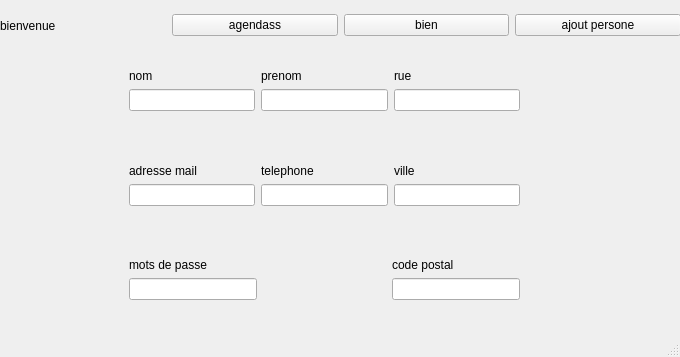
<?xml version="1.0" encoding="UTF-8"?>
<ui version="4.0">
 <class>MainWindow</class>
 <widget class="QMainWindow" name="MainWindow">
  <property name="geometry">
   <rect>
    <x>0</x>
    <y>0</y>
    <width>680</width>
    <height>357</height>
   </rect>
  </property>
  <property name="windowTitle">
   <string>MainWindow</string>
  </property>
  <widget class="QWidget" name="centralwidget">
   <widget class="QStackedWidget" name="stackedWidget">
    <property name="geometry">
     <rect>
      <x>-1</x>
      <y>49</y>
      <width>681</width>
      <height>271</height>
     </rect>
    </property>
    <property name="currentIndex">
     <number>2</number>
    </property>
    <widget class="QWidget" name="page">
     <widget class="QWidget" name="verticalLayoutWidget_2">
      <property name="geometry">
       <rect>
        <x>10</x>
        <y>10</y>
        <width>231</width>
        <height>251</height>
       </rect>
      </property>
      <layout class="QVBoxLayout" name="verticalLayout_3">
       <item>
        <widget class="QCalendarWidget" name="calendar"/>
       </item>
       <item>
        <widget class="QComboBox" name="menu_deroulant_salarier"/>
       </item>
       <item>
        <widget class="QScrollArea" name="scrollArea">
         <property name="widgetResizable">
          <bool>true</bool>
         </property>
         <widget class="QWidget" name="scrollAreaWidgetContents">
          <property name="geometry">
           <rect>
            <x>0</x>
            <y>0</y>
            <width>227</width>
            <height>76</height>
           </rect>
          </property>
          <widget class="QGroupBox" name="tache_box">
           <property name="geometry">
            <rect>
             <x>0</x>
             <y>0</y>
             <width>251</width>
             <height>71</height>
            </rect>
           </property>
           <property name="title">
            <string>event</string>
           </property>
           <widget class="QLabel" name="label">
            <property name="geometry">
             <rect>
              <x>0</x>
              <y>10</y>
              <width>35</width>
              <height>10</height>
             </rect>
            </property>
            <property name="text">
             <string>titre</string>
            </property>
           </widget>
           <widget class="QLabel" name="label_date_event">
            <property name="geometry">
             <rect>
              <x>0</x>
              <y>20</y>
              <width>35</width>
              <height>10</height>
             </rect>
            </property>
            <property name="text">
             <string>date</string>
            </property>
           </widget>
           <widget class="QLabel" name="label_heure_event">
            <property name="geometry">
             <rect>
              <x>30</x>
              <y>20</y>
              <width>35</width>
              <height>10</height>
             </rect>
            </property>
            <property name="text">
             <string>heure</string>
            </property>
           </widget>
           <widget class="QLabel" name="label_lieu_event">
            <property name="geometry">
             <rect>
              <x>0</x>
              <y>30</y>
              <width>35</width>
              <height>10</height>
             </rect>
            </property>
            <property name="text">
             <string>lieu</string>
            </property>
           </widget>
           <widget class="QLabel" name="label_description_event">
            <property name="geometry">
             <rect>
              <x>0</x>
              <y>40</y>
              <width>51</width>
              <height>16</height>
             </rect>
            </property>
            <property name="text">
             <string>description</string>
            </property>
           </widget>
          </widget>
         </widget>
        </widget>
       </item>
      </layout>
     </widget>
     <widget class="QWidget" name="verticalLayoutWidget">
      <property name="geometry">
       <rect>
        <x>370</x>
        <y>10</y>
        <width>231</width>
        <height>261</height>
       </rect>
      </property>
      <layout class="QVBoxLayout" name="verticalLayout_2">
       <item>
        <widget class="QLabel" name="image_label_2">
         <property name="text">
          <string>image</string>
         </property>
        </widget>
       </item>
       <item>
        <widget class="QLabel" name="graph_label_2">
         <property name="text">
          <string>graphique</string>
         </property>
        </widget>
       </item>
      </layout>
     </widget>
    </widget>
    <widget class="QWidget" name="page_2">
     <widget class="QWidget" name="verticalLayoutWidget_4">
      <property name="geometry">
       <rect>
        <x>30</x>
        <y>10</y>
        <width>211</width>
        <height>261</height>
       </rect>
      </property>
      <layout class="QVBoxLayout" name="verticalLayout_4">
       <item>
        <widget class="QPushButton" name="btn_add_event">
         <property name="text">
          <string>ajouter evenemnt</string>
         </property>
        </widget>
       </item>
       <item>
        <widget class="QComboBox" name="menu_deroulant_salarier_2"/>
       </item>
       <item>
        <widget class="QCalendarWidget" name="calendar_2"/>
       </item>
       <item>
        <widget class="QScrollArea" name="scrollArea_2">
         <property name="widgetResizable">
          <bool>true</bool>
         </property>
         <widget class="QWidget" name="scrollAreaWidgetContents_2">
          <property name="geometry">
           <rect>
            <x>0</x>
            <y>0</y>
            <width>207</width>
            <height>65</height>
           </rect>
          </property>
          <widget class="QGroupBox" name="tache_box_2">
           <property name="geometry">
            <rect>
             <x>0</x>
             <y>0</y>
             <width>251</width>
             <height>71</height>
            </rect>
           </property>
           <property name="title">
            <string>event</string>
           </property>
           <widget class="QLabel" name="label_2">
            <property name="geometry">
             <rect>
              <x>0</x>
              <y>10</y>
              <width>35</width>
              <height>10</height>
             </rect>
            </property>
            <property name="text">
             <string>titre</string>
            </property>
           </widget>
           <widget class="QLabel" name="label_date_event_2">
            <property name="geometry">
             <rect>
              <x>0</x>
              <y>20</y>
              <width>35</width>
              <height>10</height>
             </rect>
            </property>
            <property name="text">
             <string>date</string>
            </property>
           </widget>
           <widget class="QLabel" name="label_heure_event_2">
            <property name="geometry">
             <rect>
              <x>30</x>
              <y>20</y>
              <width>35</width>
              <height>10</height>
             </rect>
            </property>
            <property name="text">
             <string>heure</string>
            </property>
           </widget>
           <widget class="QLabel" name="label_lieu_event_2">
            <property name="geometry">
             <rect>
              <x>0</x>
              <y>30</y>
              <width>35</width>
              <height>10</height>
             </rect>
            </property>
            <property name="text">
             <string>lieu</string>
            </property>
           </widget>
           <widget class="QLabel" name="label_description_event_2">
            <property name="geometry">
             <rect>
              <x>0</x>
              <y>40</y>
              <width>51</width>
              <height>16</height>
             </rect>
            </property>
            <property name="text">
             <string>description</string>
            </property>
           </widget>
          </widget>
         </widget>
        </widget>
       </item>
      </layout>
     </widget>
     <widget class="QTabWidget" name="tabWidget">
      <property name="geometry">
       <rect>
        <x>360</x>
        <y>10</y>
        <width>271</width>
        <height>251</height>
       </rect>
      </property>
      <property name="currentIndex">
       <number>2</number>
      </property>
      <widget class="QWidget" name="tab">
       <attribute name="title">
        <string>Tab 1</string>
       </attribute>
      </widget>
      <widget class="QWidget" name="tab_2">
       <attribute name="title">
        <string>Tab 2</string>
       </attribute>
       <widget class="QWidget" name="verticalLayoutWidget_5">
        <property name="geometry">
         <rect>
          <x>0</x>
          <y>0</y>
          <width>261</width>
          <height>311</height>
         </rect>
        </property>
        <layout class="QVBoxLayout" name="verticalLayout_5">
         <item>
          <layout class="QHBoxLayout" name="horizontalLayout_3">
           <item>
            <widget class="QLabel" name="label_date_ajout">
             <property name="text">
              <string>date</string>
             </property>
            </widget>
           </item>
           <item>
            <widget class="QLabel" name="label_heure_ajout">
             <property name="text">
              <string>heure</string>
             </property>
            </widget>
           </item>
          </layout>
         </item>
         <item>
          <layout class="QHBoxLayout" name="horizontalLayout">
           <item>
            <widget class="QDateEdit" name="dateEdit_add_event"/>
           </item>
           <item>
            <widget class="QTimeEdit" name="timeEdit_add_event"/>
           </item>
          </layout>
         </item>
         <item>
          <spacer name="verticalSpacer_2">
           <property name="orientation">
            <enum>Qt::Vertical</enum>
           </property>
           <property name="sizeHint" stdset="0">
            <size>
             <width>20</width>
             <height>40</height>
            </size>
           </property>
          </spacer>
         </item>
         <item>
          <layout class="QVBoxLayout" name="verticalLayout_7">
           <item>
            <layout class="QVBoxLayout" name="verticalLayout_6">
             <item>
              <widget class="QLabel" name="label_5">
               <property name="text">
                <string>numero de la rue</string>
               </property>
              </widget>
             </item>
             <item>
              <widget class="QLineEdit" name="lineEdit_add_event_num_rue"/>
             </item>
            </layout>
           </item>
           <item>
            <layout class="QVBoxLayout" name="verticalLayout_9">
             <item>
              <widget class="QLabel" name="label_7">
               <property name="text">
                <string>code postal</string>
               </property>
              </widget>
             </item>
             <item>
              <widget class="QLineEdit" name="lineEdit_add_event_code_post"/>
             </item>
            </layout>
           </item>
           <item>
            <layout class="QVBoxLayout" name="verticalLayout_8">
             <item>
              <widget class="QLabel" name="label_6">
               <property name="text">
                <string>ville</string>
               </property>
              </widget>
             </item>
             <item>
              <widget class="QLineEdit" name="lineEdit_add_event_ville"/>
             </item>
            </layout>
           </item>
          </layout>
         </item>
         <item>
          <spacer name="verticalSpacer">
           <property name="orientation">
            <enum>Qt::Vertical</enum>
           </property>
           <property name="sizeHint" stdset="0">
            <size>
             <width>20</width>
             <height>40</height>
            </size>
           </property>
          </spacer>
         </item>
         <item>
          <layout class="QVBoxLayout" name="verticalLayout_10">
           <item>
            <widget class="QLabel" name="label_8">
             <property name="text">
              <string>description</string>
             </property>
            </widget>
           </item>
           <item>
            <widget class="QPlainTextEdit" name="plainTextEdit_add_event_description"/>
           </item>
          </layout>
         </item>
         <item>
          <widget class="QDialogButtonBox" name="buttonBox">
           <property name="standardButtons">
            <set>QDialogButtonBox::Cancel|QDialogButtonBox::Ok</set>
           </property>
          </widget>
         </item>
        </layout>
       </widget>
      </widget>
      <widget class="QWidget" name="tab_3">
       <attribute name="title">
        <string>Page</string>
       </attribute>
       <widget class="QWidget" name="verticalLayoutWidget_7">
        <property name="geometry">
         <rect>
          <x>0</x>
          <y>10</y>
          <width>261</width>
          <height>151</height>
         </rect>
        </property>
        <layout class="QVBoxLayout" name="verticalLayout_12">
         <item>
          <widget class="QLabel" name="label_viex_event_titre">
           <property name="text">
            <string>titre</string>
           </property>
          </widget>
         </item>
         <item>
          <layout class="QHBoxLayout" name="horizontalLayout_5">
           <item>
            <widget class="QLabel" name="label_view_event_date">
             <property name="text">
              <string>date</string>
             </property>
            </widget>
           </item>
           <item>
            <widget class="QLabel" name="label_3">
             <property name="text">
              <string>à</string>
             </property>
            </widget>
           </item>
           <item>
            <widget class="QLabel" name="label_view_event_heure">
             <property name="text">
              <string>heure</string>
             </property>
            </widget>
           </item>
          </layout>
         </item>
         <item>
          <layout class="QHBoxLayout" name="horizontalLayout_6">
           <item>
            <widget class="QLabel" name="label_view_event_rue">
             <property name="text">
              <string>rue</string>
             </property>
            </widget>
           </item>
           <item>
            <widget class="QLabel" name="label_view_event_ville">
             <property name="text">
              <string>ville</string>
             </property>
            </widget>
           </item>
           <item>
            <widget class="QLabel" name="label_view_event_code_post">
             <property name="text">
              <string>code postal</string>
             </property>
            </widget>
           </item>
          </layout>
         </item>
         <item>
          <layout class="QVBoxLayout" name="verticalLayout_11">
           <item>
            <widget class="QLabel" name="label_view_event_description">
             <property name="text">
              <string>description</string>
             </property>
             <property name="wordWrap">
              <bool>true</bool>
             </property>
            </widget>
           </item>
          </layout>
         </item>
         <item>
          <widget class="QDialogButtonBox" name="buttonBox_2">
           <property name="standardButtons">
            <set>QDialogButtonBox::Cancel|QDialogButtonBox::Ok</set>
           </property>
          </widget>
         </item>
        </layout>
       </widget>
      </widget>
     </widget>
    </widget>
    <widget class="QWidget" name="page_3">
     <widget class="QWidget" name="gridLayoutWidget_2">
      <property name="geometry">
       <rect>
        <x>130</x>
        <y>20</y>
        <width>391</width>
        <height>231</height>
       </rect>
      </property>
      <layout class="QGridLayout" name="gridLayout_2">
       <item row="4" column="0">
        <layout class="QHBoxLayout" name="horizontalLayout_10">
         <item>
          <layout class="QVBoxLayout" name="verticalLayout_19">
           <item>
            <widget class="QLabel" name="label_ajout_password">
             <property name="text">
              <string>mots de passe</string>
             </property>
            </widget>
           </item>
           <item>
            <widget class="QLineEdit" name="lineEdit_7"/>
           </item>
          </layout>
         </item>
         <item>
          <spacer name="horizontalSpacer_2">
           <property name="orientation">
            <enum>Qt::Horizontal</enum>
           </property>
           <property name="sizeHint" stdset="0">
            <size>
             <width>40</width>
             <height>20</height>
            </size>
           </property>
          </spacer>
         </item>
         <item>
          <layout class="QVBoxLayout" name="verticalLayout_20">
           <item>
            <widget class="QLabel" name="label_ajout_agent_code_postal">
             <property name="text">
              <string>code postal</string>
             </property>
            </widget>
           </item>
           <item>
            <widget class="QLineEdit" name="lineEdit_8"/>
           </item>
          </layout>
         </item>
        </layout>
       </item>
       <item row="2" column="0">
        <layout class="QHBoxLayout" name="horizontalLayout_9">
         <item>
          <layout class="QVBoxLayout" name="verticalLayout_17">
           <item>
            <widget class="QLabel" name="label_ajout_agent_mail">
             <property name="text">
              <string>adresse mail</string>
             </property>
            </widget>
           </item>
           <item>
            <widget class="QLineEdit" name="lineEdit_5"/>
           </item>
          </layout>
         </item>
         <item>
          <layout class="QVBoxLayout" name="verticalLayout_18">
           <item>
            <widget class="QLabel" name="label_ajout_agent_telephone">
             <property name="text">
              <string>telephone</string>
             </property>
            </widget>
           </item>
           <item>
            <widget class="QLineEdit" name="lineEdit_6"/>
           </item>
          </layout>
         </item>
         <item>
          <layout class="QVBoxLayout" name="verticalLayout_16">
           <item>
            <widget class="QLabel" name="label_ajout_agent_ville">
             <property name="text">
              <string>ville</string>
             </property>
            </widget>
           </item>
           <item>
            <widget class="QLineEdit" name="lineEdit_4"/>
           </item>
          </layout>
         </item>
        </layout>
       </item>
       <item row="0" column="0">
        <layout class="QHBoxLayout" name="horizontalLayout_8">
         <item>
          <layout class="QVBoxLayout" name="verticalLayout_13">
           <item>
            <widget class="QLabel" name="label_ajout_agent_nom">
             <property name="text">
              <string>nom</string>
             </property>
            </widget>
           </item>
           <item>
            <widget class="QLineEdit" name="lineEdit"/>
           </item>
          </layout>
         </item>
         <item>
          <layout class="QVBoxLayout" name="verticalLayout_14">
           <item>
            <widget class="QLabel" name="label_ajou_ageent_prenom">
             <property name="text">
              <string>prenom</string>
             </property>
            </widget>
           </item>
           <item>
            <widget class="QLineEdit" name="lineEdit_2"/>
           </item>
          </layout>
         </item>
         <item>
          <layout class="QVBoxLayout" name="verticalLayout_15">
           <item>
            <widget class="QLabel" name="label_ajout_agent_rue">
             <property name="text">
              <string>rue</string>
             </property>
            </widget>
           </item>
           <item>
            <widget class="QLineEdit" name="lineEdit_3"/>
           </item>
          </layout>
         </item>
        </layout>
       </item>
       <item row="1" column="0">
        <spacer name="verticalSpacer_3">
         <property name="orientation">
          <enum>Qt::Vertical</enum>
         </property>
         <property name="sizeHint" stdset="0">
          <size>
           <width>20</width>
           <height>40</height>
          </size>
         </property>
        </spacer>
       </item>
       <item row="3" column="0">
        <spacer name="verticalSpacer_4">
         <property name="orientation">
          <enum>Qt::Vertical</enum>
         </property>
         <property name="sizeHint" stdset="0">
          <size>
           <width>20</width>
           <height>40</height>
          </size>
         </property>
        </spacer>
       </item>
      </layout>
     </widget>
    </widget>
   </widget>
   <widget class="QWidget" name="horizontalLayoutWidget">
    <property name="geometry">
     <rect>
      <x>0</x>
      <y>0</y>
      <width>681</width>
      <height>51</height>
     </rect>
    </property>
    <layout class="QHBoxLayout" name="horizontalLayout_2">
     <item>
      <layout class="QGridLayout" name="gridLayout">
       <item row="0" column="0">
        <widget class="QLabel" name="label_4">
         <property name="text">
          <string>bienvenue </string>
         </property>
        </widget>
       </item>
      </layout>
     </item>
     <item>
      <widget class="QPushButton" name="btn_agenda">
       <property name="text">
        <string>agendass</string>
       </property>
      </widget>
     </item>
     <item>
      <widget class="QPushButton" name="btn_bien">
       <property name="text">
        <string>bien</string>
       </property>
      </widget>
     </item>
     <item>
      <widget class="QPushButton" name="btn_ajout_personne">
       <property name="text">
        <string>ajout persone</string>
       </property>
      </widget>
     </item>
    </layout>
   </widget>
  </widget>
  <widget class="QMenuBar" name="menubar">
   <property name="geometry">
    <rect>
     <x>0</x>
     <y>0</y>
     <width>680</width>
     <height>18</height>
    </rect>
   </property>
  </widget>
  <widget class="QStatusBar" name="statusbar"/>
 </widget>
 <resources/>
 <connections/>
</ui>
